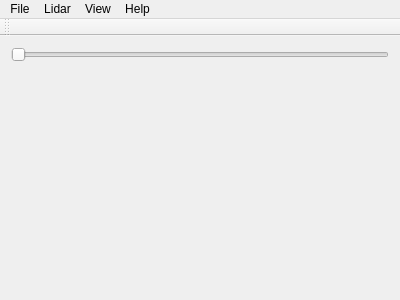
<?xml version="1.0" encoding="UTF-8"?>
<ui version="4.0">
 <class>MainWindow</class>
 <widget class="QMainWindow" name="MainWindow">
  <property name="geometry">
   <rect>
    <x>0</x>
    <y>0</y>
    <width>400</width>
    <height>300</height>
   </rect>
  </property>
  <property name="sizePolicy">
   <sizepolicy hsizetype="Fixed" vsizetype="Fixed">
    <horstretch>0</horstretch>
    <verstretch>0</verstretch>
   </sizepolicy>
  </property>
  <property name="windowTitle">
   <string>Lidar</string>
  </property>
  <widget class="QWidget" name="centralWidget">
   <layout class="QVBoxLayout" name="verticalLayout">
    <item>
     <widget class="QSlider" name="horizontalSlider">
      <property name="orientation">
       <enum>Qt::Horizontal</enum>
      </property>
     </widget>
    </item>
    <item>
     <widget class="LidarDisplayWidget" name="lidarView" native="true">
      <property name="sizePolicy">
       <sizepolicy hsizetype="Preferred" vsizetype="Preferred">
        <horstretch>0</horstretch>
        <verstretch>0</verstretch>
       </sizepolicy>
      </property>
     </widget>
    </item>
   </layout>
  </widget>
  <widget class="QMenuBar" name="menuBar">
   <property name="geometry">
    <rect>
     <x>0</x>
     <y>0</y>
     <width>400</width>
     <height>25</height>
    </rect>
   </property>
   <widget class="QMenu" name="menuFile">
    <property name="title">
     <string>File</string>
    </property>
    <addaction name="actionCapture"/>
    <addaction name="separator"/>
    <addaction name="actionExit"/>
   </widget>
   <widget class="QMenu" name="menuLidar">
    <property name="title">
     <string>Lidar</string>
    </property>
    <widget class="QMenu" name="menuSimulated">
     <property name="title">
      <string>Simulated</string>
     </property>
     <addaction name="actionLoad_File"/>
     <addaction name="actionDefault"/>
    </widget>
    <addaction name="actionNAV200"/>
    <addaction name="menuSimulated"/>
   </widget>
   <widget class="QMenu" name="menuView">
    <property name="title">
     <string>View</string>
    </property>
    <addaction name="actionLines"/>
    <addaction name="actionPoints"/>
   </widget>
   <widget class="QMenu" name="menuHelp">
    <property name="title">
     <string>Help</string>
    </property>
    <addaction name="actionAbout"/>
   </widget>
   <addaction name="menuFile"/>
   <addaction name="menuLidar"/>
   <addaction name="menuView"/>
   <addaction name="menuHelp"/>
  </widget>
  <widget class="QToolBar" name="toolBar">
   <attribute name="toolBarArea">
    <enum>TopToolBarArea</enum>
   </attribute>
   <attribute name="toolBarBreak">
    <bool>false</bool>
   </attribute>
  </widget>
  <action name="actionCapture">
   <property name="text">
    <string>Capture</string>
   </property>
  </action>
  <action name="actionExit">
   <property name="text">
    <string>Exit</string>
   </property>
  </action>
  <action name="actionNAV200">
   <property name="text">
    <string>NAV200</string>
   </property>
  </action>
  <action name="actionLoad_File">
   <property name="text">
    <string>Load File</string>
   </property>
  </action>
  <action name="actionDefault">
   <property name="text">
    <string>Default</string>
   </property>
  </action>
  <action name="actionLines">
   <property name="text">
    <string>Lines</string>
   </property>
  </action>
  <action name="actionPoints">
   <property name="text">
    <string>Points</string>
   </property>
  </action>
  <action name="actionAbout">
   <property name="text">
    <string>About</string>
   </property>
  </action>
 </widget>
 <layoutdefault spacing="6" margin="11"/>
 <customwidgets>
  <customwidget>
   <class>LidarDisplayWidget</class>
   <extends>QWidget</extends>
   <header>lidardisplaywidget.h</header>
   <container>1</container>
  </customwidget>
 </customwidgets>
 <resources/>
 <connections/>
</ui>
